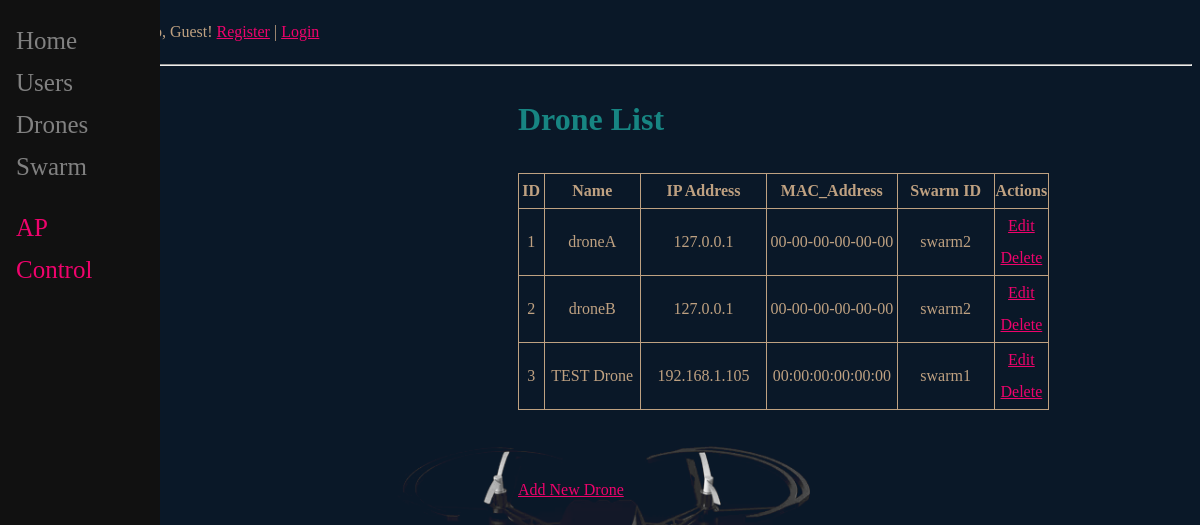
The page /drone_list on the database its author committed.
### main/models.py (models this page shows, shortened)
class Drone(models.Model):
    user_id=models.ForeignKey(CustomUser,null=True, on_delete=models.SET_NULL)
    droneName=models.fields.CharField(max_length=32,unique=True)
    MAC_Address=models.CharField(max_length=17, default="00-00-00-00-00-00")
    IPAddress=models.GenericIPAddressField(max_length=64, default="192.168.1.1")
    createdAt=models.DateTimeField("datePublished", default=timezone.now)
    swarm_id=models.ForeignKey(Swarm,null=True, blank=True, on_delete=models.SET_NULL)
    UpdatedBy=models.CharField(max_length=32, default="User")

class Swarm(models.Model):
    swarmName=models.fields.CharField(max_length=32,unique=True)
    user_id = models.ForeignKey(CustomUser, null=True, on_delete=models.SET_NULL)
    createdAt=models.DateTimeField("datePublished", default=timezone.now)
    UpdatedAt=models.DateTimeField("dateUpdated", auto_now=True)
    UpdatedBy=models.CharField(max_length=32, default="User")
    def __str__(self):
        return self.swarmName or ''

### main/views.py (the view)
# urls.py: path('drone_list', drone_list, name='drone_list'),
def drone_list(request):
    drones = Drone.objects.all()
    return render(request, 'main/drone_list.html', {'drones': drones})

### templates/main/drone_list.html (shortened to what this page needs)
{% extends 'main/base.html' %}
{% block content %}
<h1>Drone List</h1>
<body>
    <table  style="width:80%; border: 1px solid; border-collapse: collapse">
        <thead>
            <tr style="border: 1px solid; text-align: center;">
                <th>ID</th>
                <th style="width:5%; border: 1px solid; ">Name</th>
                <th style="width:20%; border: 1px solid;">IP Address</th>
                <th style="width:25%; border: 1px solid;">MAC_Address</th>
                <th style="width:20%; border: 1px solid;">Swarm ID</th>
                <th style="width:10%; border: 1px solid;">Actions</th>
            </tr>
        </thead>
        <tbody>
    {% for drone in drones %}
            <tr style="border: 1px solid; text-align: center;">
                <td style="width:5%; border: 1px solid; text-align: center; ">{{ drone.id }}</td>
                <td style="width:20%; border: 1px solid; text-align: center; ">{{ drone.droneName }}</td>
                <td style="width:25%; border: 1px solid; text-align: center; ">{{ drone.IPAddress }}</td>
                <td style="width:20%; border: 1px solid; text-align: center; ">{{ drone.MAC_Address }}</td>
                <td style="width:10%; border: 1px solid; text-align: center; ">{{ drone.swarm_id }}</td>
                <td>
                    <a style="width:10%" href="/drone_edit/{{ drone.id }}"><span>Edit</span></a>
                    <a style="width:10%" href="/drone_delete/{{ drone.id }}">Delete</a>
                </td>
            </tr>
        {% endfor %}
        </tbody>
    </table>
    <br>
    <br>
    <a href="{%url 'drone_add' %}" class="btn btn-outline-secondary btn-sm"><span>Add New Drone</span></a>
</body>
{% endblock %}

### templates/main/base.html (style rules this page uses)
body { background-color: #0A1828; color: #BFA181; background-image: url('static/drone3.png'); background-attachment:fixed; background-position:center bottom; background-size: 50%; background-repeat: no-repeat; line-height: 2.0; ) }
a { color: #EF036C; }
h1 { color: #178582; }

### rows shown on the page
Drone: id "1", droneName "droneA", IPAddress "127.0.0.1", MAC_Address "00-00-00-00-00-00", swarm_id "swarm2"
Drone: id "2", droneName "droneB", IPAddress "127.0.0.1", MAC_Address "00-00-00-00-00-00", swarm_id "swarm2"
Drone: id "3", droneName "TEST Drone", IPAddress "192.168.1.105", MAC_Address "00:00:00:00:00:00", swarm_id "swarm1"

### other values the page prints
{{ user.username|default:'Guest' }} "Guest"
